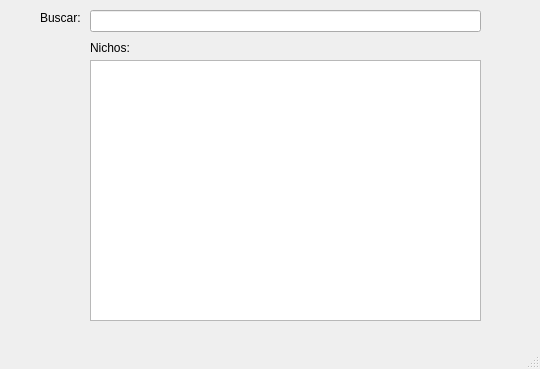
<?xml version="1.0" encoding="UTF-8"?>
<ui version="4.0">
 <class>SearchNiche</class>
 <widget class="QMainWindow" name="SearchNiche">
  <property name="geometry">
   <rect>
    <x>0</x>
    <y>0</y>
    <width>540</width>
    <height>369</height>
   </rect>
  </property>
  <property name="windowTitle">
   <string>Búsqueda de nicho</string>
  </property>
  <widget class="QWidget" name="centralwidget">
   <widget class="QLineEdit" name="lineEdit">
    <property name="geometry">
     <rect>
      <x>90</x>
      <y>10</y>
      <width>391</width>
      <height>22</height>
     </rect>
    </property>
   </widget>
   <widget class="QLabel" name="label">
    <property name="geometry">
     <rect>
      <x>40</x>
      <y>10</y>
      <width>49</width>
      <height>16</height>
     </rect>
    </property>
    <property name="text">
     <string>Buscar: </string>
    </property>
   </widget>
   <widget class="QLabel" name="label_2">
    <property name="geometry">
     <rect>
      <x>90</x>
      <y>40</y>
      <width>49</width>
      <height>16</height>
     </rect>
    </property>
    <property name="text">
     <string>Nichos:</string>
    </property>
   </widget>
   <widget class="QListWidget" name="listWidget">
    <property name="geometry">
     <rect>
      <x>90</x>
      <y>60</y>
      <width>391</width>
      <height>261</height>
     </rect>
    </property>
   </widget>
  </widget>
  <widget class="QMenuBar" name="menubar">
   <property name="geometry">
    <rect>
     <x>0</x>
     <y>0</y>
     <width>540</width>
     <height>22</height>
    </rect>
   </property>
  </widget>
  <widget class="QStatusBar" name="statusbar"/>
 </widget>
 <resources/>
 <connections/>
</ui>
